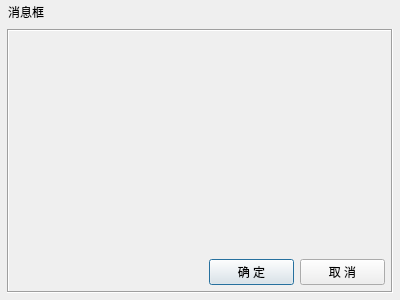
<?xml version="1.0" encoding="UTF-8"?>
<ui version="4.0">
 <class>QtMessageBox</class>
 <widget class="QDialog" name="QtMessageBox">
  <property name="geometry">
   <rect>
    <x>0</x>
    <y>0</y>
    <width>400</width>
    <height>300</height>
   </rect>
  </property>
  <property name="windowTitle">
   <string>Dialog</string>
  </property>
  <layout class="QVBoxLayout" name="verticalLayout">
   <property name="spacing">
    <number>0</number>
   </property>
   <property name="leftMargin">
    <number>1</number>
   </property>
   <property name="topMargin">
    <number>1</number>
   </property>
   <property name="rightMargin">
    <number>1</number>
   </property>
   <property name="bottomMargin">
    <number>1</number>
   </property>
   <item>
    <widget class="QWidget" name="QtFormTitle" native="true">
     <property name="sizePolicy">
      <sizepolicy hsizetype="Preferred" vsizetype="Fixed">
       <horstretch>0</horstretch>
       <verstretch>0</verstretch>
      </sizepolicy>
     </property>
     <layout class="QHBoxLayout" name="horizontalLayout_2">
      <property name="spacing">
       <number>0</number>
      </property>
      <property name="leftMargin">
       <number>0</number>
      </property>
      <property name="topMargin">
       <number>0</number>
      </property>
      <property name="rightMargin">
       <number>0</number>
      </property>
      <property name="bottomMargin">
       <number>0</number>
      </property>
      <item>
       <widget class="QLabel" name="QtLabIco">
        <property name="text">
         <string/>
        </property>
        <property name="alignment">
         <set>Qt::AlignCenter</set>
        </property>
       </widget>
      </item>
      <item>
       <widget class="QLabel" name="QtLabTitle">
        <property name="text">
         <string>消息框</string>
        </property>
        <property name="alignment">
         <set>Qt::AlignLeading|Qt::AlignLeft|Qt::AlignVCenter</set>
        </property>
       </widget>
      </item>
      <item>
       <widget class="QLabel" name="QtLabCountDown">
        <property name="sizePolicy">
         <sizepolicy hsizetype="Expanding" vsizetype="Preferred">
          <horstretch>0</horstretch>
          <verstretch>0</verstretch>
         </sizepolicy>
        </property>
        <property name="alignment">
         <set>Qt::AlignCenter</set>
        </property>
       </widget>
      </item>
      <item>
       <widget class="QPushButton" name="btnMenu_Close">
        <property name="sizePolicy">
         <sizepolicy hsizetype="Minimum" vsizetype="Expanding">
          <horstretch>0</horstretch>
          <verstretch>0</verstretch>
         </sizepolicy>
        </property>
        <property name="focusPolicy">
         <enum>Qt::NoFocus</enum>
        </property>
        <property name="flat">
         <bool>true</bool>
        </property>
       </widget>
      </item>
     </layout>
    </widget>
   </item>
   <item>
    <widget class="QWidget" name="QtFormMain" native="true">
     <property name="styleSheet">
      <string notr="true">#gboxSoftKey .QPushButton{
border-width:0px;
border-radius:0px;
padding:2px;
}

#gboxSoftKey .QPushButton:hover{
border:1px solid #FF0000;
}

#gboxSoftKey{
border-width:0px;
border-radius:0px;
}</string>
     </property>
     <layout class="QVBoxLayout" name="verticalLayout_2">
      <property name="leftMargin">
       <number>6</number>
      </property>
      <property name="topMargin">
       <number>6</number>
      </property>
      <property name="rightMargin">
       <number>6</number>
      </property>
      <property name="bottomMargin">
       <number>6</number>
      </property>
      <item>
       <widget class="QFrame" name="frame">
        <property name="frameShape">
         <enum>QFrame::Box</enum>
        </property>
        <property name="frameShadow">
         <enum>QFrame::Sunken</enum>
        </property>
        <layout class="QGridLayout" name="gridLayout">
         <property name="leftMargin">
          <number>6</number>
         </property>
         <property name="topMargin">
          <number>6</number>
         </property>
         <property name="rightMargin">
          <number>6</number>
         </property>
         <property name="bottomMargin">
          <number>6</number>
         </property>
         <item row="0" column="0">
          <widget class="QLabel" name="QtLabIconMain">
           <property name="sizePolicy">
            <sizepolicy hsizetype="Preferred" vsizetype="Expanding">
             <horstretch>0</horstretch>
             <verstretch>0</verstretch>
            </sizepolicy>
           </property>
           <property name="text">
            <string/>
           </property>
           <property name="alignment">
            <set>Qt::AlignCenter</set>
           </property>
          </widget>
         </item>
         <item row="0" column="1">
          <widget class="QLabel" name="QtLabInfo">
           <property name="sizePolicy">
            <sizepolicy hsizetype="Expanding" vsizetype="Expanding">
             <horstretch>0</horstretch>
             <verstretch>0</verstretch>
            </sizepolicy>
           </property>
           <property name="text">
            <string/>
           </property>
           <property name="wordWrap">
            <bool>true</bool>
           </property>
          </widget>
         </item>
         <item row="1" column="0" colspan="2">
          <layout class="QHBoxLayout" name="horizontalLayout">
           <property name="spacing">
            <number>6</number>
           </property>
           <item>
            <spacer name="horizontalSpacer">
             <property name="orientation">
              <enum>Qt::Horizontal</enum>
             </property>
             <property name="sizeHint" stdset="0">
              <size>
               <width>40</width>
               <height>20</height>
              </size>
             </property>
            </spacer>
           </item>
           <item>
            <widget class="QPushButton" name="btnOk">
             <property name="minimumSize">
              <size>
               <width>85</width>
               <height>0</height>
              </size>
             </property>
             <property name="text">
              <string>确 定</string>
             </property>
            </widget>
           </item>
           <item>
            <widget class="QPushButton" name="btnCancel">
             <property name="minimumSize">
              <size>
               <width>85</width>
               <height>0</height>
              </size>
             </property>
             <property name="toolTip">
              <string/>
             </property>
             <property name="text">
              <string>取 消</string>
             </property>
            </widget>
           </item>
          </layout>
         </item>
        </layout>
       </widget>
      </item>
     </layout>
    </widget>
   </item>
  </layout>
 </widget>
 <resources/>
 <connections/>
</ui>
